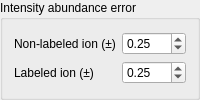
                        <widget class="QGroupBox" name="groupBox_6">
                         <property name="sizePolicy">
                          <sizepolicy hsizetype="Minimum" vsizetype="Preferred">
                           <horstretch>0</horstretch>
                           <verstretch>0</verstretch>
                          </sizepolicy>
                         </property>
                         <property name="title">
                          <string>Intensity abundance error</string>
                         </property>
                         <layout class="QGridLayout" name="gridLayout_16">
                          <item row="0" column="0">
                           <layout class="QGridLayout" name="gridLayout_30">
                            <item row="1" column="0">
                             <widget class="QLabel" name="label_17">
                              <property name="toolTip">
                               <string>&lt;!DOCTYPE HTML PUBLIC &quot;-//W3C//DTD HTML 4.0//EN&quot; &quot;http://www.w3.org/TR/REC-html40/strict.dtd&quot;&gt;
&lt;html&gt;&lt;head&gt;&lt;meta name=&quot;qrichtext&quot; content=&quot;1&quot; /&gt;&lt;style type=&quot;text/css&quot;&gt;
p, li { white-space: pre-wrap; }
&lt;/style&gt;&lt;/head&gt;&lt;body style=&quot; font-family:'MS Shell Dlg 2'; font-size:8.25pt; font-weight:400; font-style:normal;&quot;&gt;
&lt;p style=&quot; margin-top:0px; margin-bottom:0px; margin-left:0px; margin-right:0px; -qt-block-indent:0; text-indent:0px;&quot;&gt;&lt;span style=&quot; font-size:8pt;&quot;&gt;The observed Intensities differ from the theoretical Intensities for a certain M/Z. This parameter controls the deviation of the theoretical and observed Intensities for a mixed Base and Isotope M/Z Peak&lt;/span&gt;&lt;/p&gt;&lt;/body&gt;&lt;/html&gt;</string>
                              </property>
                              <property name="text">
                               <string>Labeled ion (±)</string>
                              </property>
                             </widget>
                            </item>
                            <item row="0" column="1">
                             <widget class="QDoubleSpinBox" name="baseRange">
                              <property name="maximum">
                               <double>2.000000000000000</double>
                              </property>
                              <property name="singleStep">
                               <double>0.010000000000000</double>
                              </property>
                              <property name="value">
                               <double>0.250000000000000</double>
                              </property>
                             </widget>
                            </item>
                            <item row="1" column="1">
                             <widget class="QDoubleSpinBox" name="isotopeRange">
                              <property name="maximum">
                               <double>2.000000000000000</double>
                              </property>
                              <property name="singleStep">
                               <double>0.010000000000000</double>
                              </property>
                              <property name="value">
                               <double>0.250000000000000</double>
                              </property>
                             </widget>
                            </item>
                            <item row="0" column="0">
                             <widget class="QLabel" name="label_16">
                              <property name="toolTip">
                               <string>The observed Intensities differ from the theoretical Intensities for a certain M/Z. This parameter controls the deviation of the theoretical and observed Intensities for a mixed Base and Isotope M/Z Peak</string>
                              </property>
                              <property name="text">
                               <string>Non-labeled ion (±)</string>
                              </property>
                             </widget>
                            </item>
                           </layout>
                          </item>
                         </layout>
                        </widget>
